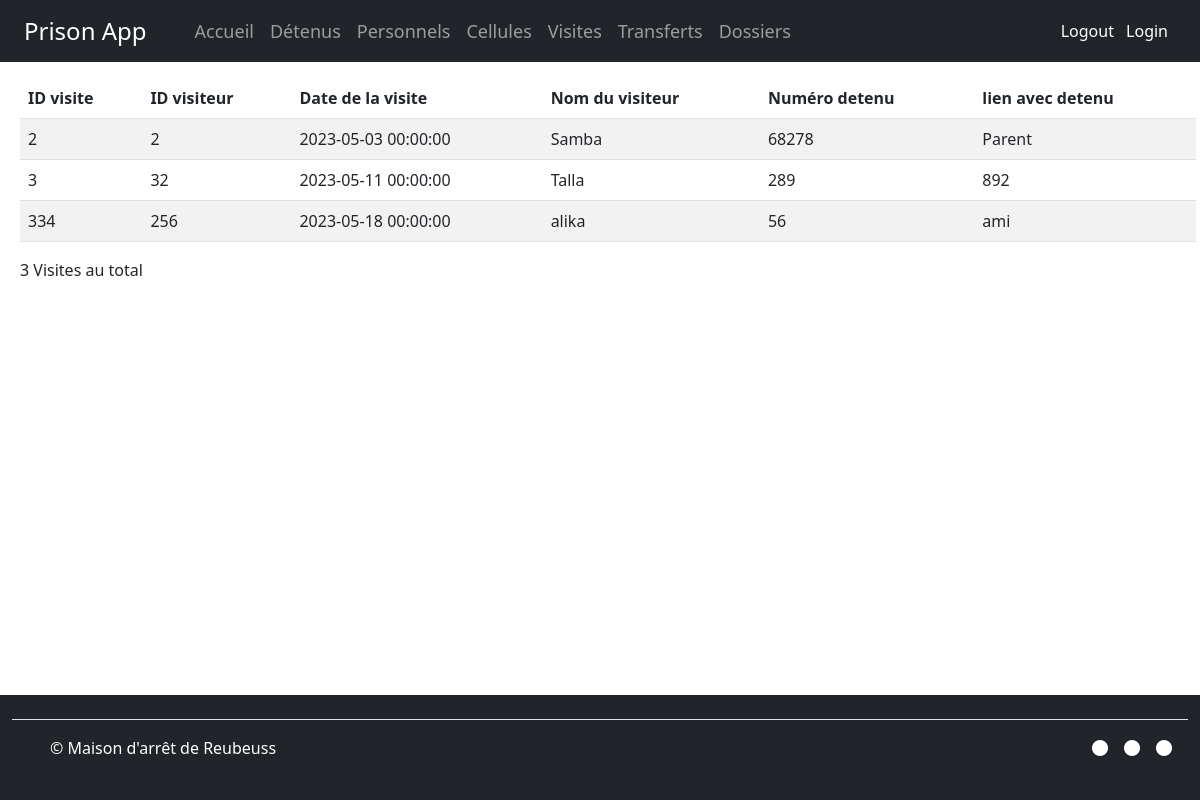
The page /visite/liste (signed in) on the database its author committed.
### prisonApp/models.py (models this page shows, shortened)
class visite(db.Model):
    id_visite = db.Column(db.Integer, primary_key=True)
    id_visiteur = db.Column(db.Integer, db.ForeignKey('visiteur.id_visiteur'), nullable=False)
    date_visite = db.Column(db.DateTime, nullable=False)
    nom_visiteur = db.Column(db.String, nullable=False)

class Visiteur(db.Model):
    id_visiteur = db.Column(db.Integer, primary_key=True)
    nom = db.Column(db.String(50), nullable=False)
    lien_detenu = db.Column(db.Text)
    heure_visite = db.Column(db.DateTime, nullable=False)
    numero_detenu = db.Column(db.Integer, db.ForeignKey('detenus.numero_detenu'), nullable=False)

### prisonApp/views.py (the view)
@app.route("/visite/liste", methods=['GET'])
@personnel_l2_required
def liste_visite():
    data = db.session.query(visite.id_visite, Visiteur.id_visiteur, Visiteur.nom, visite.date_visite, Visiteur.numero_detenu, Visiteur.lien_detenu).join(Visiteur).filter(visite.id_visiteur == Visiteur.id_visiteur).all()
    return render_template("visites/visite/liste.html", data=data)

### prisonApp/views.py (called while the page is built)
def personnel_l2_required(f):
    @wraps(f)
    def decorated_function(*args, **kwargs):
        if 'user_id' not in session:
            return render_template('403.html')
        user = Users.query.get(session['user_id'])
        if user.id_role not in [1, 2, 3, 4]:
            return render_template('403.html')
        return f(*args, **kwargs)
    return decorated_function

### prisonApp/templates/visites/visite/liste.html
{% extends 'base.html' %}
{% block content %}
<table class="table table-striped" id="tableau">
        <thead class="thead-dark">
            <tr>
                <th>ID visite</th>
                <th>ID visiteur</th>
                <th>Date de la visite</th>
                <th>Nom du visiteur</th>
                <th>Numéro detenu</th>
                <th>lien avec detenu</th>
            </tr>
        </thead>
        {% for i in data %}
        <tr>
            <td>{{ i.id_visite  }}</td>
            <td>{{ i.id_visiteur  }}</td>
            <td>{{ i.date_visite  }}</td>
            <td>{{ i.nom  }}</td>
            <td>{{ i.numero_detenu  }}</td>
            <td>{{ i.lien_detenu  }}</td>
        </tr>
        {% endfor %}
    </table>
<div>
  <p>{{ data|length }} Visites au total</p>
</div>
{% endblock %}

### prisonApp/static/css/style.css (style rules this page uses)
body { display: flex; flex-direction: column; }

### rows shown on the page
visite: id_visite "2", id_visiteur "2", date_visite "2023-05-03 00:00:00", nom "Samba", numero_detenu "68278", lien_detenu "Parent"
visite: id_visite "3", id_visiteur "32", date_visite "2023-05-11 00:00:00", nom "Talla", numero_detenu "289", lien_detenu "892"
visite: id_visite "334", id_visiteur "256", date_visite "2023-05-18 00:00:00", nom "alika", numero_detenu "56", lien_detenu "ami"

### other values the page prints
{{ data|length }} "3"
